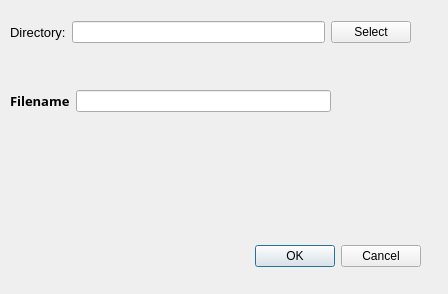
<?xml version="1.0" encoding="UTF-8"?>
<ui version="4.0">
 <class>retriever</class>
 <widget class="QDialog" name="retriever">
  <property name="geometry">
   <rect>
    <x>0</x>
    <y>0</y>
    <width>448</width>
    <height>294</height>
   </rect>
  </property>
  <property name="windowTitle">
   <string>Dialog</string>
  </property>
  <widget class="QDialogButtonBox" name="buttonBox">
   <property name="geometry">
    <rect>
     <x>80</x>
     <y>240</y>
     <width>341</width>
     <height>32</height>
    </rect>
   </property>
   <property name="orientation">
    <enum>Qt::Horizontal</enum>
   </property>
   <property name="standardButtons">
    <set>QDialogButtonBox::Cancel|QDialogButtonBox::Ok</set>
   </property>
  </widget>
  <widget class="QWidget" name="">
   <property name="geometry">
    <rect>
     <x>10</x>
     <y>20</y>
     <width>401</width>
     <height>25</height>
    </rect>
   </property>
   <layout class="QHBoxLayout" name="horizontalLayout">
    <item>
     <widget class="QLabel" name="label">
      <property name="font">
       <font>
        <pointsize>10</pointsize>
       </font>
      </property>
      <property name="text">
       <string>Directory:</string>
      </property>
     </widget>
    </item>
    <item>
     <widget class="QLineEdit" name="directoryedit"/>
    </item>
    <item>
     <widget class="QPushButton" name="selectfile">
      <property name="text">
       <string>Select</string>
      </property>
     </widget>
    </item>
   </layout>
  </widget>
  <widget class="QWidget" name="">
   <property name="geometry">
    <rect>
     <x>10</x>
     <y>90</y>
     <width>321</width>
     <height>22</height>
    </rect>
   </property>
   <layout class="QHBoxLayout" name="horizontalLayout_2">
    <item>
     <widget class="QLabel" name="label_2">
      <property name="font">
       <font>
        <family>Microsoft YaHei Light</family>
        <pointsize>10</pointsize>
        <weight>75</weight>
        <bold>true</bold>
       </font>
      </property>
      <property name="text">
       <string>Filename</string>
      </property>
     </widget>
    </item>
    <item>
     <widget class="QLineEdit" name="lineEdit"/>
    </item>
   </layout>
  </widget>
 </widget>
 <resources/>
 <connections>
  <connection>
   <sender>buttonBox</sender>
   <signal>accepted()</signal>
   <receiver>retriever</receiver>
   <slot>accept()</slot>
   <hints>
    <hint type="sourcelabel">
     <x>248</x>
     <y>254</y>
    </hint>
    <hint type="destinationlabel">
     <x>157</x>
     <y>274</y>
    </hint>
   </hints>
  </connection>
  <connection>
   <sender>buttonBox</sender>
   <signal>rejected()</signal>
   <receiver>retriever</receiver>
   <slot>reject()</slot>
   <hints>
    <hint type="sourcelabel">
     <x>316</x>
     <y>260</y>
    </hint>
    <hint type="destinationlabel">
     <x>286</x>
     <y>274</y>
    </hint>
   </hints>
  </connection>
 </connections>
</ui>
